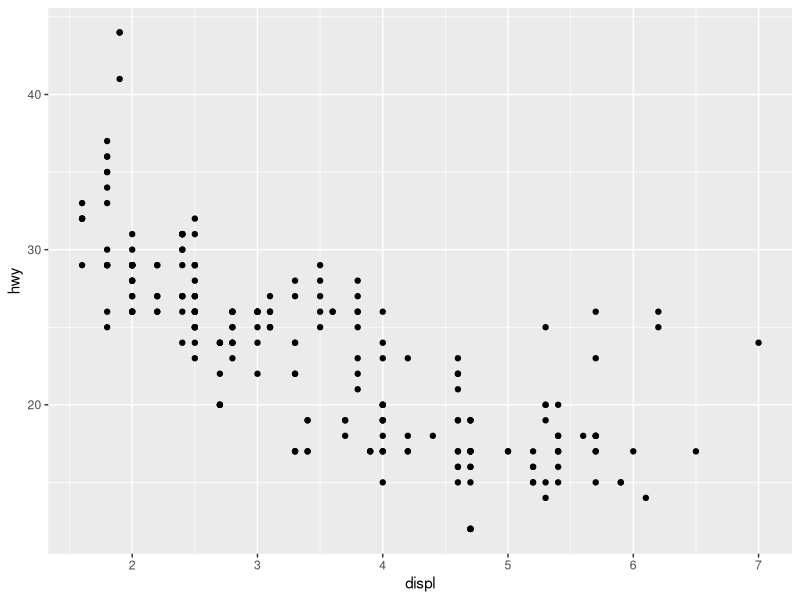
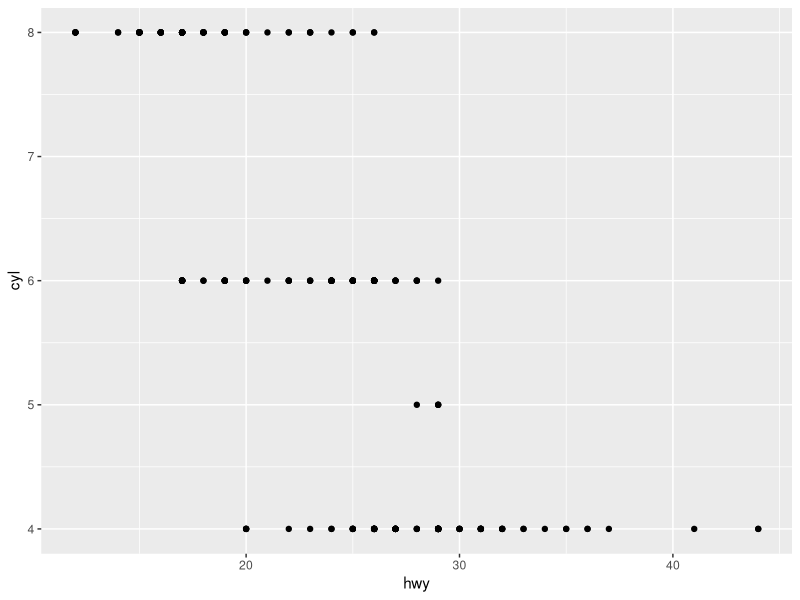
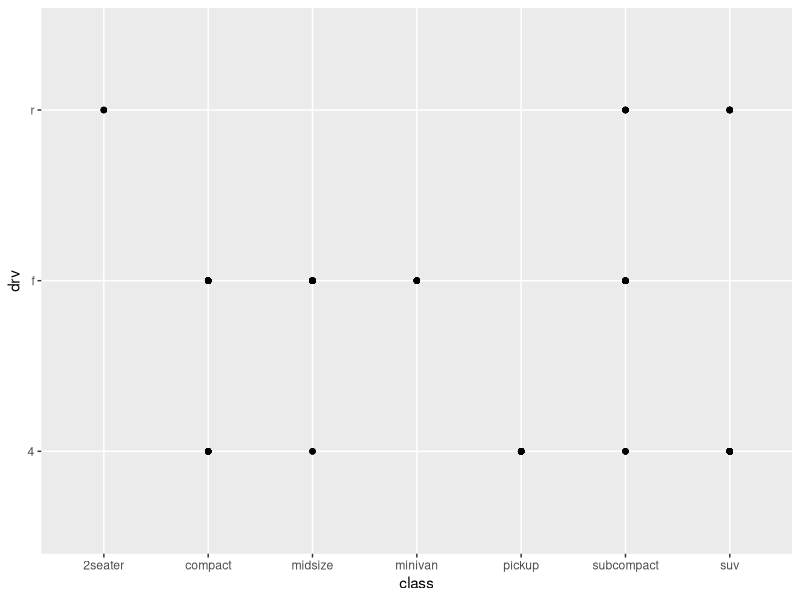
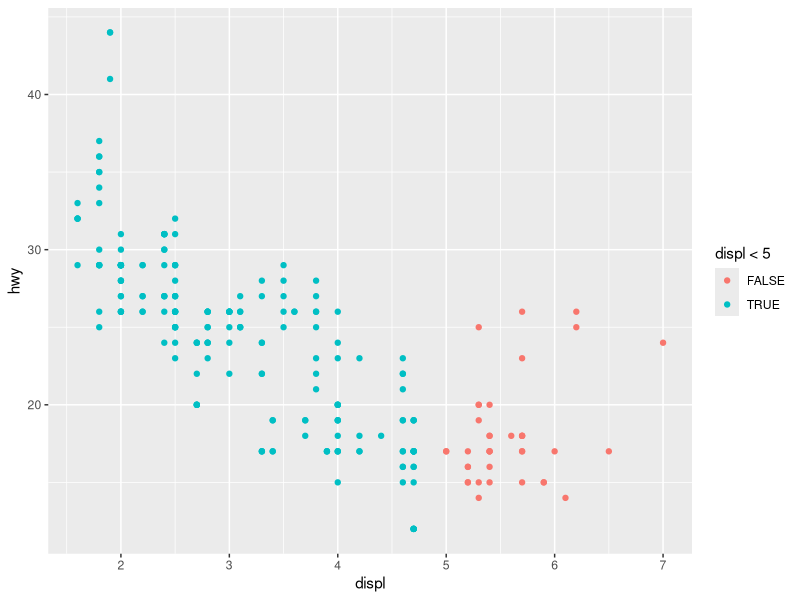
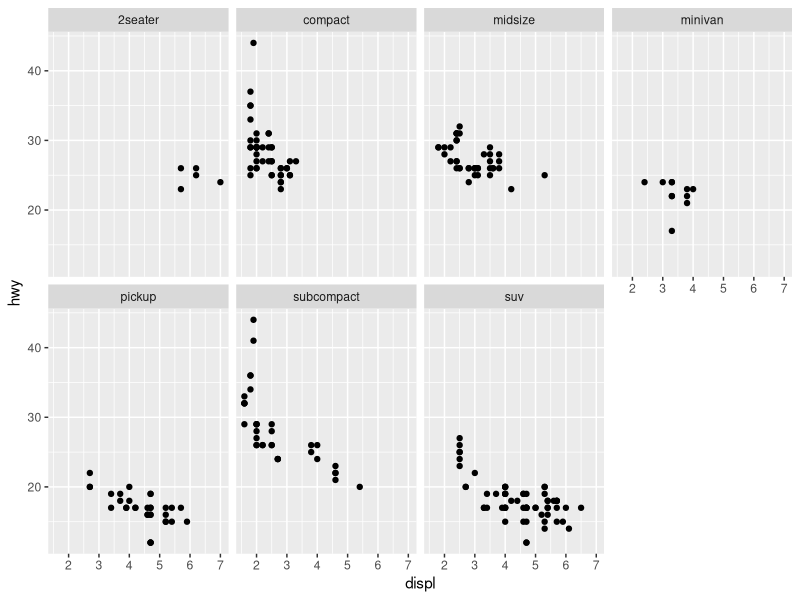
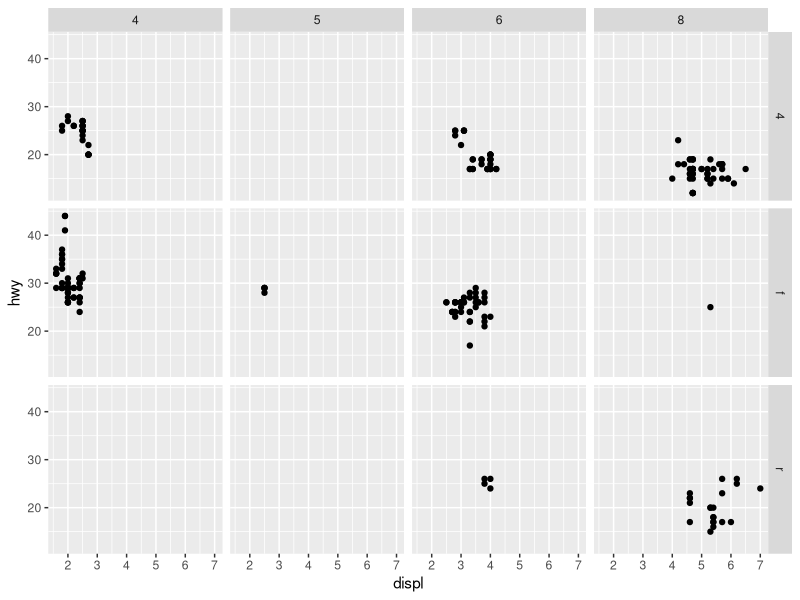
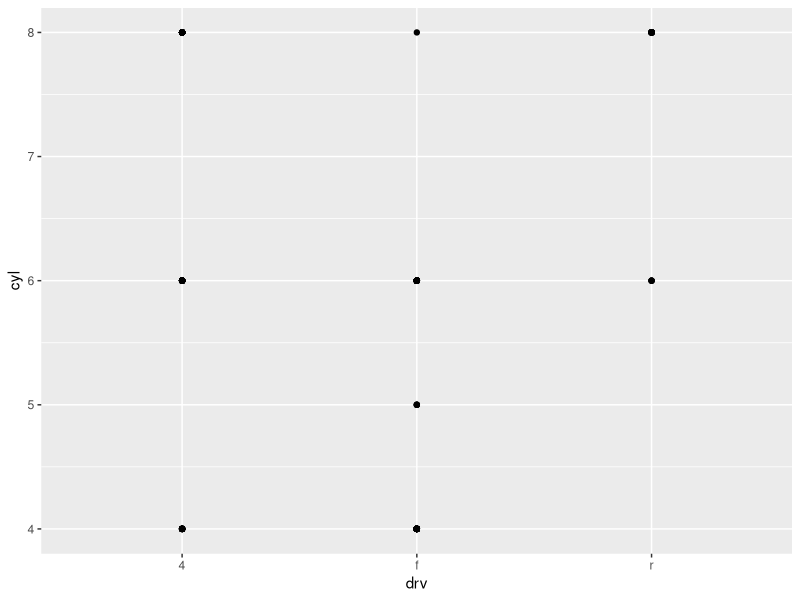
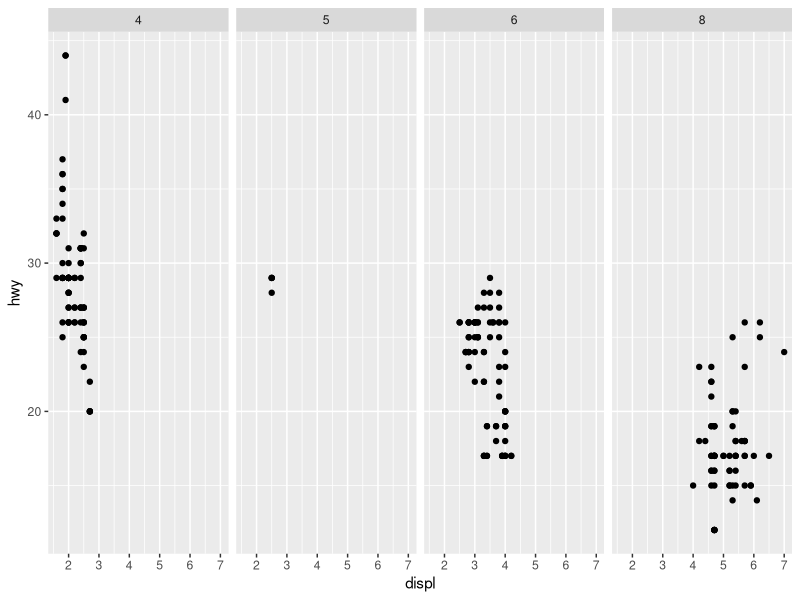

Source code (R) for these figures, in order: (Note: this script raises an error after producing the figures.)
#### Hadley Wickham R for Data Science ####

library(tidyverse)

### CH 3 Data Vis ###

mpg

ggplot (data = mpg) + 
  geom_point (mapping = aes (x = displ, y = hwy))

# Exercises
nrow(mtcars) # 32
ncol(mtcars) # 11

ggplot (mpg) +
  geom_point (aes (x = hwy, y = cyl)) # put alpha or color that you want to apply to the whole plot, not dependent on variable OUTSIDE the aesthetic

ggplot (mpg) +
  geom_point (aes (x = class, y = drv))

ggplot(data = mpg) + 
  geom_point(mapping = aes(x = displ, y = hwy, color = displ < 5))

# facets
ggplot (data = mpg) + geom_point (aes (x = displ, y = hwy)) + facet_wrap (~ class, nrow = 2)

ggplot (data = mpg) + geom_point (aes (x = displ, y = hwy)) + facet_grid (drv ~ cyl)

ggplot(data = mpg) + 
  geom_point(mapping = aes(x = drv, y = cyl))

ggplot (data = mpg) + geom_point (aes (x = displ, y = hwy)) + facet_grid (. ~ cyl)

ggplot (data = mpg) + geom_point (aes (x = displ, y = hwy)) + facet_wrap (~ cty, nrow = 2)

ggplot (data = mpg) + geom_point (aes (x = displ, y = hwy)) + facet_grid (. ~ cyl)

# 3.6 Geometric objects

ggplot (data = mpg) + geom_point (mapping = aes (x = displ, y = hwy)) # creates scatterplot 

ggplot (data = mpg) + geom_smooth (mapping = aes (x = displ, y = hwy)) # same information, but with a smoother instead of the dots. Default line color appears to be blue. 

ggplot (data = mpg) + geom_smooth (mapping = aes (x = displ, y = hwy, linetype = drv)) # separates different smoothers for type of drive, with corresponding linetypes. 

ggplot (data = mpg) + geom_point (mapping = aes (x = displ, y = hwy, color = drv)) + geom_smooth (mapping = aes (x = displ, y = hwy, linetype = drv, color = drv)) # overlays points on lines

ggplot(data = mpg) +
  geom_smooth(mapping = aes(x = displ, y = hwy)) # basic smoother again

ggplot(data = mpg) +
  geom_smooth(mapping = aes(x = displ, y = hwy, group = drv)) # separates by drv but has same colors and linetype

ggplot(data = mpg) +
  geom_smooth(
    mapping = aes(x = displ, y = hwy, colour = drv),
    show.legend = FALSE
  ) # separates by color and removes the legend

ggplot(data = mpg) + 
  geom_point(mapping = aes(x = displ, y = hwy)) +
  geom_smooth(mapping = aes(x = displ, y = hwy)) # multiple geoms via layering. note the duplication in the plot

ggplot(data = mpg, mapping = aes(x = displ, y = hwy)) + 
  geom_point() + 
  geom_smooth() # cleaner code if you want to have consistent mappings

ggplot(data = mpg, mapping = aes(x = displ, y = hwy)) + 
  geom_point(mapping = aes(color = class)) + 
  geom_smooth() # specifying aes in one layer changes the aesthetics for that layer only

ggplot(data = mpg, mapping = aes(x = displ, y = hwy)) + 
  geom_point(mapping = aes(color = class)) + 
  geom_smooth(data = filter(mpg, class == "subcompact"), se = FALSE) # you can also specify different data for specific layers

# 3.6 exercises
# line chart: geom_line. boxplot: geom_boxplot. histogram: geom_histogram. area plot: geom_area
# 2 
ggplot(data = mpg, mapping = aes(x = displ, y = hwy, color = drv)) + 
  geom_point() + 
  geom_smooth(se = FALSE) # removes gray CIs

# code for graphs
ggplot (data = mpg, mapping = aes (x = displ, y = hwy)) +
  geom_point(size = 2) + geom_smooth(se = FALSE)

ggplot (data = mpg, mapping = aes (x = displ, y = hwy)) +
  geom_point(size = 2) + geom_smooth(aes(group = drv), se = FALSE)

ggplot (data = mpg, mapping = aes (x = displ, y = hwy, color = drv)) +
  geom_point(size = 2) + geom_smooth(se = FALSE)

ggplot (data = mpg, mapping = aes (x = displ, y = hwy)) +
  geom_point(size = 2, aes(color = drv)) + geom_smooth(aes(linetype = drv), se = FALSE)

ggplot (data = mpg, mapping = aes (x = displ, y = hwy)) +
  geom_point(size = 2, aes(color = drv)) + geom_smooth(se = FALSE)

ggplot (data = mpg, aes(x = displ, y = hwy)) + geom_point (size = 4, col = "white") + geom_point (aes(col = drv))

# 3.7 Statistical transformations

ggplot(data = diamonds) + 
  geom_bar(mapping = aes(x = cut)) # basic bar chart. Note that y axis, "count" refers to number of points/rows --> frequency. Bar charts, histograms, frequency polygons use "stat," which is like group_by(count = n())

ggplot(data = diamonds) + 
  stat_count(mapping = aes(x = cut)) # this is interchangeable with geom_bar

demo <- tribble(
  ~a,      ~b,
  "bar_1", 20,
  "bar_2", 30,
  "bar_3", 40
)

ggplot(data = demo) +
  geom_bar(mapping = aes(x = a, y = b), stat = "identity") # stat = identity plots the actual values of the bars

ggplot(data = diamonds) + 
  geom_bar(mapping = aes(x = cut, y = ..prop.., group = 1)) # plots proportion rather than count. not sure why the periods. 

ggplot(data = diamonds) + 
  stat_summary(
    mapping = aes(x = cut, y = depth),
    fun.ymin = min,
    fun.ymax = max,
    fun.y = median
  ) # produces a point with CIs

# 3.7 exercises
# 1. default geom with stat_summary is "pointrange" but maybe it's geom_histogram/geom_freqpoly?
ggplot (data = diamonds) + geom_pointrange( aes (x = cut, y = depth, ymin = min, ymax = max), stat = "identity") # ???

ggplot(data = diamonds) + 
  geom_bar(mapping = aes(x = cut, y = ..prop.., group = 1)) # need to set group = 1 inside aes but not sure why
ggplot(data = diamonds) + 
  geom_bar(mapping = aes(x = cut, fill = color, y = ..prop..))

# 3.8 Position adjustments 

ggplot(data = diamonds) + 
  geom_bar(mapping = aes(x = cut, colour = cut))
ggplot(data = diamonds) + 
  geom_bar(mapping = aes(x = cut, fill = cut)) # use fill with bar charts; colorr just does outline

ggplot(data = diamonds) + 
  geom_bar(mapping = aes(x = cut, fill = clarity)) # using fill with another variable gives you stacked bar charts. Position controls the stacking; can adjust with position = 

ggplot(data = diamonds, mapping = aes(x = cut, fill = clarity)) + 
  geom_bar(alpha = 1/5, position = "identity") # change alpha bc position = identity overlaps them
ggplot(data = diamonds, mapping = aes(x = cut, colour = clarity)) + 
  geom_bar(fill = NA, position = "identity")